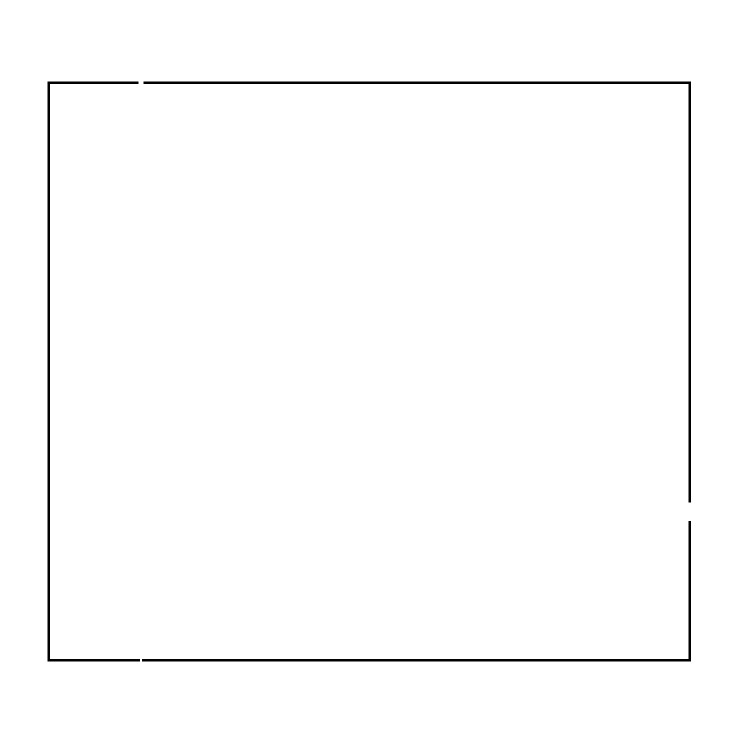
#> input picture Example_Image_JPEG.jpg, 1500 x 1500 px (shown at 1/2 size)
$ python Highlight_Line_Breaks_In_Image.py
#> lines starting #> are read from the running program, lines starting #| are printed output that depends on the picture; after the words box and inside, x2 and y2 are one past the last pixel; in counts of white or black regions, pixels touching at a corner belong together
import cv2
import numpy as np


# Determines if a point is an endpoint by checking the value of adjacent pixels/points. If only 1 adjacent pixel is
# considered to be part of the drawn line(value 255) then it is considered to be an endpoint.
def get_end_pnts(points, image):

    endpoints = []

    # Converts values of numpy array from uint8 (0 to 255) to uint16 (0 to 65535) to fix the overflow error caused by
    # the value 'n' being over 255 which is the limit of uint8.
    image = image.astype("uint16")

    for point in points:

        x = point[0]
        y = point[1]
        n = 0

        n += image[y - 1, x]
        n += image[y - 1, x - 1]
        n += image[y - 1, x + 1]
        n += image[y, x - 1]
        n += image[y, x + 1]
        n += image[y + 1, x]
        n += image[y + 1, x - 1]
        n += image[y + 1, x + 1]
        n /= 255

        if n == 1:
            endpoints.append(point)

    return endpoints


# Loads image in grayscale
img = cv2.imread('Example_Image_JPEG.jpg', cv2.IMREAD_GRAYSCALE)
#> img is the input picture: shape (1500, 1500); min 0, max 255, mean 252.3

# Converts the image from gray to color
img_color = cv2.cvtColor(img, cv2.COLOR_GRAY2BGR)

# Copy of img_color that will be used later to make highlighted areas transparent
overlay = img_color.copy()

# Coverts image to a binary image (foreground: white, background: black)
# Values: white = 255 and black = 0
# cv2.THRESH_OTSU, uses the image histogram to determine the ideal global threshold value
# cv2.THRESH_BINARY_INV, all pixels that equal or higher than threshold are set to the value 0
# all other pixels are set to a value of 255
# thresh_used is threshold value cv2.THRESH_OTSU choose
# img is a 2D Numpy array of the image, img[y-coordinate, x-coordinate] = value of given pixel 0 or 255
threshold_used, img = cv2.threshold(img, 128, 255, cv2.THRESH_OTSU + cv2.THRESH_BINARY_INV)
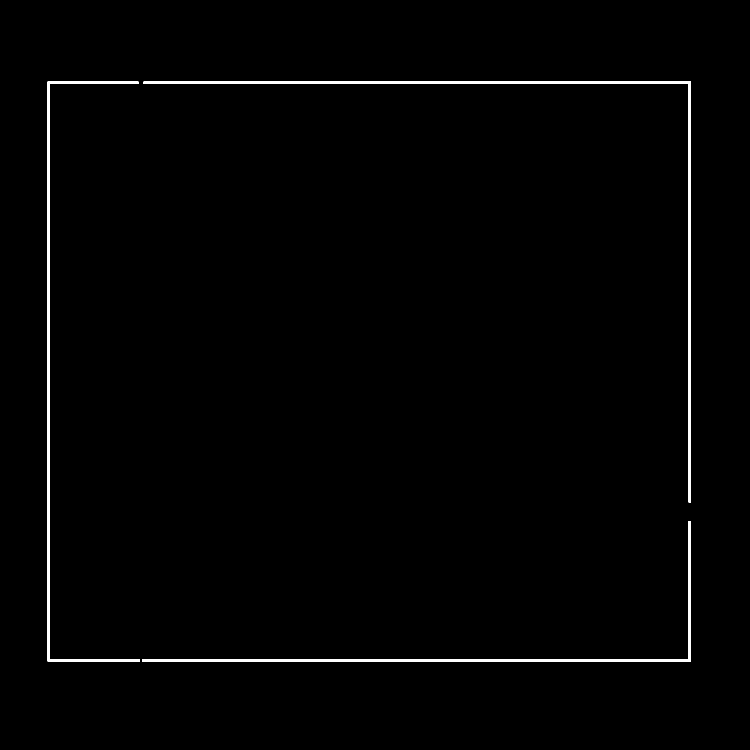
#> img: shape (1500, 1500) (shown at 1/2 size); 1.1% white; 3 white regions, box (x1, y1, x2, y2) and area: (287, 163, 1382, 1005) 9660, (95, 163, 280, 1323) 7585, (284, 1042, 1382, 1323) 6870
#> threshold_used = 6

# Reduces the regions of the image where the value of the pixels is set to 255 to a single pixel
# at the center the region creating a skeleton effect
img = cv2.ximgproc.thinning(img)
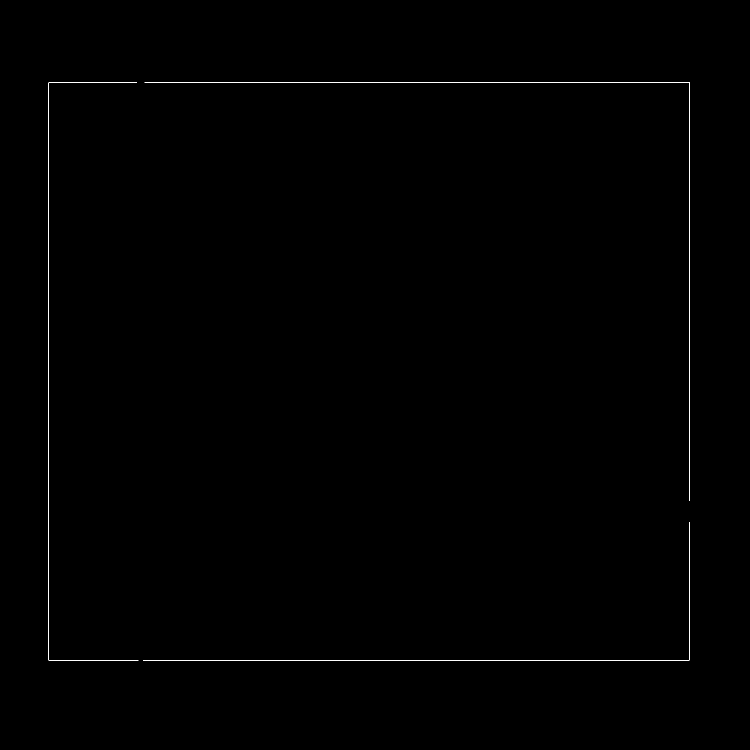
#> img: shape (1500, 1500) (shown at 1/2 size); 0.21% white in thin lines or dots, all inside (x1, y1, x2, y2) = (97, 165, 1380, 1321)

# Filters for all pixels with a value that is not zero in the image
# Returned  3D array (n, 1, 2) where n is the number of nonzero pixels found
# and 2 is the coordinates which are formatted as [x-coordinate, y-coordinate]
# the middle dimension (1) is used for compatibility with other OpenCV functions
pnts = cv2.findNonZero(img)
#> pnts = contour of 4808 points, box (x1, y1, x2, y2) (97, 165, 1380, 1321), area 26344

# Removes single-dimensional entries from the shape of the array, in this case the middle dimension(1) in (n, 1, 2)
pnts = np.squeeze(pnts)
#> pnts = 4808 pairs, first value 97 to 1379, second value 165 to 1320

# Finds and returns the endpoints of the image
endpnts = get_end_pnts(pnts, img)
#> the loop in get_end_pnts, `for point in points: ` made 4808 passes
#> (point, n) on passes 1 to 3: ([97, 165], 2), ([98, 165], 3), ([99, 165], 2)


# Draws a filled red circle at each endpoint on the overlay image
for pnt in endpnts:
    cv2.circle(overlay, (pnt[0], pnt[1]), 10, (0, 0, 255), -1)
#> this loop made 6 passes
#> pnt on passes 1 to 6: [273, 165], [289, 165], [1379, 1001], [1379, 1044], [276, 1320], [286, 1320]
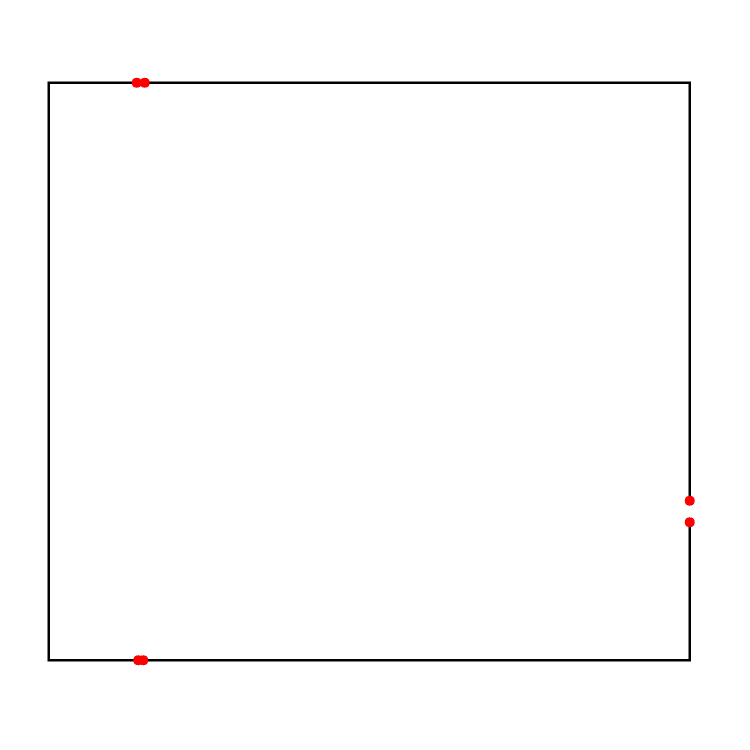
#> overlay: shape (1500, 1500, 3) (shown at 1/2 size); 0.08% of pixels changed, all inside (x1, y1, x2, y2) = (263, 155, 1390, 1331)

# Level of transparency
alpha = 0.5

# Blends two images together based on the transparency set for each image
final_img = cv2.addWeighted(overlay, alpha, img_color, 1 - alpha, 0)

# Displays final_img in a pop-up window named 'Line_Breaks_Detected'
cv2.imshow('Line_Breaks_Detected', final_img)

# Waits indefinitely until the user presses a key or closes the window. If a number greater than 0 is placed,
# the function will wait X milliseconds for user input before exiting and returning -1. If running script locally,
# only 'cv2.waitKey(0)' is needed to exit the script and the while loop below can be commented out.
# cv2.waitKey(0)

# When running the script in a Docker Container, 'cv2.waitKey(0)' will successfully exit when any key is pressed.
# However, the function doesn't exit if the window is closed by clicking the 'x' button in the top right corner of the
# pop-up window. To ensure the script exits if the pop-up window is closed by the 'x' button instead of a key,
# created a while loop that checks if the pop-up window is still visible then waits 2 seconds for a key to be pressed.
# 'cv2.getWindowProperty()' returns 0 if the pop-up window is no longer visible.
while cv2.getWindowProperty('Line_Breaks_Detected', cv2.WND_PROP_VISIBLE) == 1:

    wait_time = 2000

    if cv2.waitKey(wait_time) != -1:
#> (key Esc is pressed here)
        break

# Closes and destroys all windows created by the script
cv2.destroyAllWindows()

# Saves the final_img, uncomment if you want to save the file
# cv2.imwrite('Line_Breaks_Detected.jpg', final_img)
